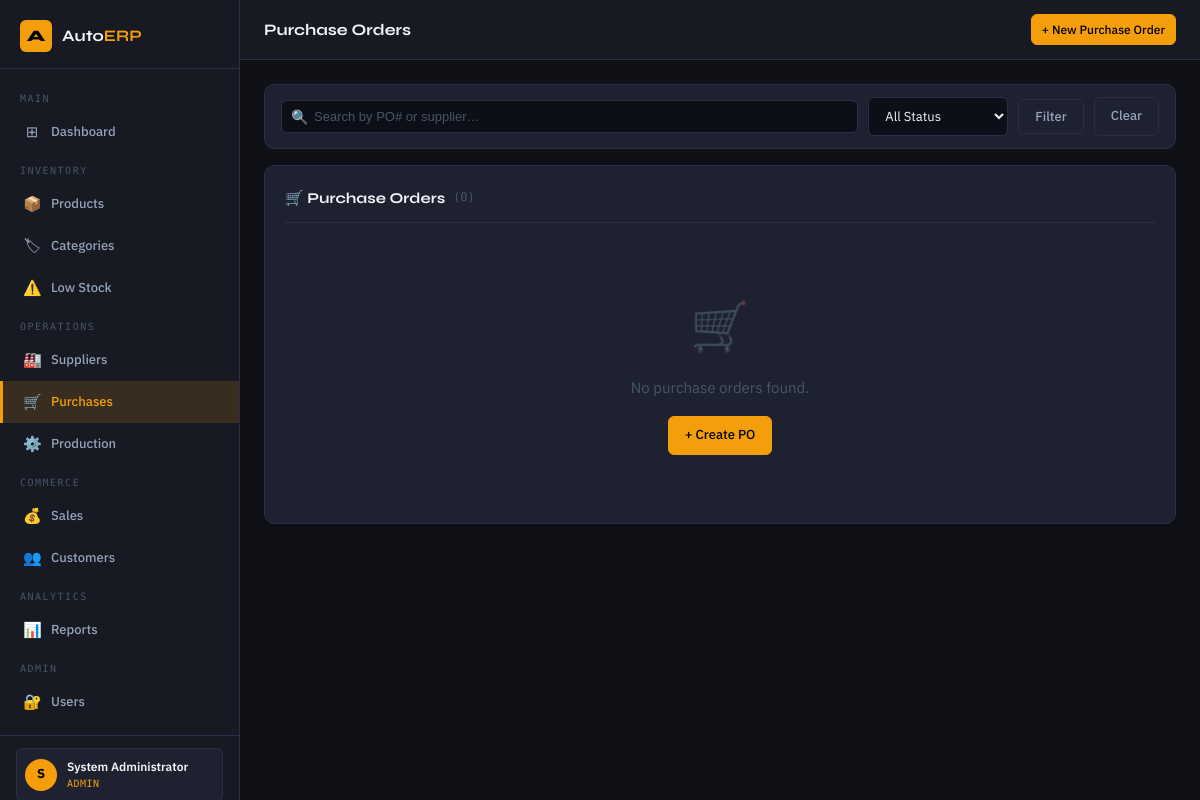
/purchases/ (signed in), run on the app's committed database.
### tables this page shows
CREATE TABLE users (
    id          INTEGER PRIMARY KEY AUTOINCREMENT,
    username    TEXT UNIQUE NOT NULL,
    email       TEXT UNIQUE NOT NULL,
    full_name   TEXT NOT NULL,
    password_hash TEXT NOT NULL,
    role        TEXT NOT NULL DEFAULT 'staff',
    is_active   INTEGER NOT NULL DEFAULT 1,
    last_login  TEXT,
    created_at  TEXT DEFAULT (datetime('now'))
);

### app/routes/purchases.py (the view)
@purchases_bp.route('/')
@login_required
def index():
    page   = request.args.get('page', 1, type=int)
    search = request.args.get('search', '')
    status = request.args.get('status', '')
    db     = get_db()
    sql    = '''SELECT p.*,s.name AS supplier_name FROM purchases p
                JOIN suppliers s ON s.id=p.supplier_id WHERE 1=1'''
    args   = []
    if search:
        sql += ' AND (p.po_number LIKE ? OR s.name LIKE ?)'
        args += [f'%{search}%', f'%{search}%']
    if status:
        sql += ' AND p.status=?'
        args.append(status)
    sql += ' ORDER BY p.created_at DESC'
    rows = db.execute(sql, args).fetchall()
    db.close()
    purchases = _paginate([dict(r) for r in rows], page)
    return render_template('purchases/index.html',
                           purchases=purchases, search=search, status=status)

### app/auth_helpers.py (called while the page is built)
def login_required(f):
    @wraps(f)
    def decorated(*args, **kwargs):
        if 'user_id' not in session:
            flash('Please log in to access this page.', 'warning')
            return redirect(url_for('auth.login'))
        return f(*args, **kwargs)
    return decorated

def get_current_user():
    uid = session.get('user_id')
    if not uid:
        return None
    db = get_db()
    user = db.execute('SELECT * FROM users WHERE id=?', (uid,)).fetchone()
    db.close()
    return dict(user) if user else None

### app/database.py (called while the page is built)
def get_db():
    conn = sqlite3.connect(DB_PATH)
    conn.row_factory = sqlite3.Row
    conn.execute("PRAGMA foreign_keys = ON")
    return conn

### app/routes/purchases.py (called while the page is built)
def _paginate(rows, page, per_page=PER_PAGE):
    total = len(rows)
    items = rows[(page-1)*per_page : page*per_page]
    pages = max(1, (total + per_page - 1) // per_page)
    return _Page(items, total, page, pages, per_page)

### app/templates/purchases/index.html (shortened to what this page needs)
{% extends "base.html" %}
{% block page_title %}Purchase Orders{% endblock %}
{% block topbar_actions %}
  {% if current_user and current_user.role in ('admin','manager') %}
    <a href="{{ url_for('purchases.create_purchase') }}" class="btn btn-primary btn-sm">+ New Purchase Order</a>
  {% endif %}
{% endblock %}
{% block content %}
<form method="GET">
  <div class="filter-bar">
    <div class="search-input-wrap">
      <span class="search-icon">🔍</span>
      <input type="text" name="search" class="search-input" placeholder="Search by PO# or supplier…" value="{{ search }}">
    </div>
    <select name="status" class="form-control" style="width:140px">
      <option value="">All Status</option>
    </select>
    <button type="submit" class="btn btn-secondary">Filter</button>
    <a href="{{ url_for('purchases.index') }}" class="btn btn-secondary">Clear</a>
  </div>
</form>
<div class="card">
  <div class="card-header">
    <div class="card-title">🛒 Purchase Orders <span style="font-family:var(--font-mono);font-size:12px;color:var(--text-muted);font-weight:400">({{ purchases.total }})</span></div>
  </div>
  {% if purchases.items %}
  <div class="table-wrapper">
    <table>
      <thead><tr><th>PO Number</th><th>Supplier</th><th>Order Date</th><th>Expected</th><th>Status</th><th>Total</th><th>Actions</th></tr></thead>
      <tbody>
        {% for po in purchases.items %}
        <tr>
          <td><a href="{{ url_for('purchases.view_purchase', po_id=po.id) }}" class="sku">{{ po.po_number }}</a></td>
          <td>{{ po.supplier_name }}</td>
          <td style="font-size:12px">{{ po.order_date[:10] }}</td>
          <td style="font-size:12px;color:var(--text-muted)">{{ po.expected_date[:10] if po.expected_date else '—' }}</td>
          <td><span class="badge {{ 'badge-success' if po.status=='received' else ('badge-warning' if po.status=='pending' else 'badge-danger') }}">{{ po.status.upper() }}</span></td>
          <td class="mono text-accent fw-bold">₹{{ "{:,.2f}".format(po.total_amount) }}</td>
          <td>
            <div style="display:flex;gap:4px">
              <a href="{{ url_for('purchases.view_purchase', po_id=po.id) }}" class="btn btn-sm btn-secondary">View</a>
              {% if po.status == 'pending' and current_user and current_user.role in ('admin','manager') %}
                <button class="btn btn-sm btn-success" data-post-url="{{ url_for('purchases.receive_purchase', po_id=po.id) }}" data-confirm="Receive PO {{ po.po_number }} and update stock?">Receive</button>
              {% endif %}
            </div>
          </td>
        </tr>
        {% endfor %}
      </tbody>
    </table>
  </div>
  {% if purchases.pages > 1 %}
  <div class="pagination">
    {% if purchases.has_prev %}<a href="{{ url_for('purchases.index', page=purchases.prev_num, search=search, status=status) }}" class="page-link">‹</a>{% endif %}
    {% for pn in range(1, purchases.pages+1) %}<a href="{{ url_for('purchases.index', page=pn, search=search, status=status) }}" class="page-link {{ 'active' if pn == purchases.page }}">{{ pn }}</a>{% endfor %}
    {% if purchases.has_next %}<a href="{{ url_for('purchases.index', page=purchases.next_num, search=search, status=status) }}" class="page-link">›</a>{% endif %}
  </div>
  {% endif %}
  {% else %}
  <div class="empty-state"><div class="empty-state-icon">🛒</div><div class="empty-state-text">No purchase orders found.</div>{% if current_user and current_user.role in ('admin','manager') %}<a href="{{ url_for('purchases.create_purchase') }}" class="btn btn-primary">+ Create PO</a>{% endif %}</div>
  {% endif %}
</div>
{% endblock %}

### app/templates/base.html (shortened to what this page needs)
<!DOCTYPE html>
<html lang="en">
<head>
  <link rel="stylesheet" href="{{ url_for('static', filename='css/main.css') }}">
</head>
<body>
<div class="layout">
  <aside class="sidebar">
    <div class="sidebar-brand">
      <div class="sidebar-logo">A</div>
      <div class="sidebar-brand-name">Auto<span>ERP</span></div>
    </div>
    <nav class="sidebar-nav">
      <div class="nav-section-label">Main</div>
      <a class="nav-item" href="{{ url_for('dashboard.index') }}">
        <span class="nav-icon">⊞</span> Dashboard
      </a>
      <div class="nav-section-label">Inventory</div>
      <a class="nav-item" href="{{ url_for('inventory.index') }}">
        <span class="nav-icon">📦</span> Products
      </a>
      <a class="nav-item" href="{{ url_for('inventory.categories') }}">
        <span class="nav-icon">🏷</span> Categories
      </a>
      <a class="nav-item" href="{{ url_for('inventory.low_stock') }}">
        <span class="nav-icon">⚠️</span> Low Stock
      </a>
      <div class="nav-section-label">Operations</div>
      <a class="nav-item" href="{{ url_for('suppliers.index') }}">
        <span class="nav-icon">🏭</span> Suppliers
      </a>
      <a class="nav-item" href="{{ url_for('purchases.index') }}">
        <span class="nav-icon">🛒</span> Purchases
      </a>
      <a class="nav-item" href="{{ url_for('production.index') }}">
        <span class="nav-icon">⚙️</span> Production
      </a>
      <div class="nav-section-label">Commerce</div>
      <a class="nav-item" href="{{ url_for('sales.index') }}">
        <span class="nav-icon">💰</span> Sales
      </a>
      <a class="nav-item" href="{{ url_for('sales.customers') }}">
        <span class="nav-icon">👥</span> Customers
      </a>
      <div class="nav-section-label">Analytics</div>
      <a class="nav-item" href="{{ url_for('reports.index') }}">
        <span class="nav-icon">📊</span> Reports
      </a>
      {% if current_user and current_user.role == 'admin' %}
      <div class="nav-section-label">Admin</div>
      <a class="nav-item" href="{{ url_for('auth.users') }}">
        <span class="nav-icon">🔐</span> Users
      </a>
      {% endif %}
    </nav>
    <div class="sidebar-footer">
      {% if current_user %}
      <div class="sidebar-user">
        <div class="sidebar-user-avatar">{{ current_user.full_name[0].upper() }}</div>
        <div class="sidebar-user-info">
          <div class="sidebar-user-name">{{ current_user.full_name }}</div>
          <div class="sidebar-user-role">{{ current_user.role }}</div>
        </div>
      </div>
      {% endif %}
    </div>
  </aside>
  <div class="main-content">
    <header class="topbar">
      <div class="topbar-title">{% block page_title %}{% endblock %}</div>
      <div class="topbar-actions">{% block topbar_actions %}{% endblock %}</div>
    </header>
    <main class="page-content">
      {% block content %}{% endblock %}
    </main>
  </div>
</div>
</body>
</html>

### data on the page
users: full_name "S", full_name "System Administrator", role "ADMIN"

### other printed values
{{ purchases.total }} "0"
